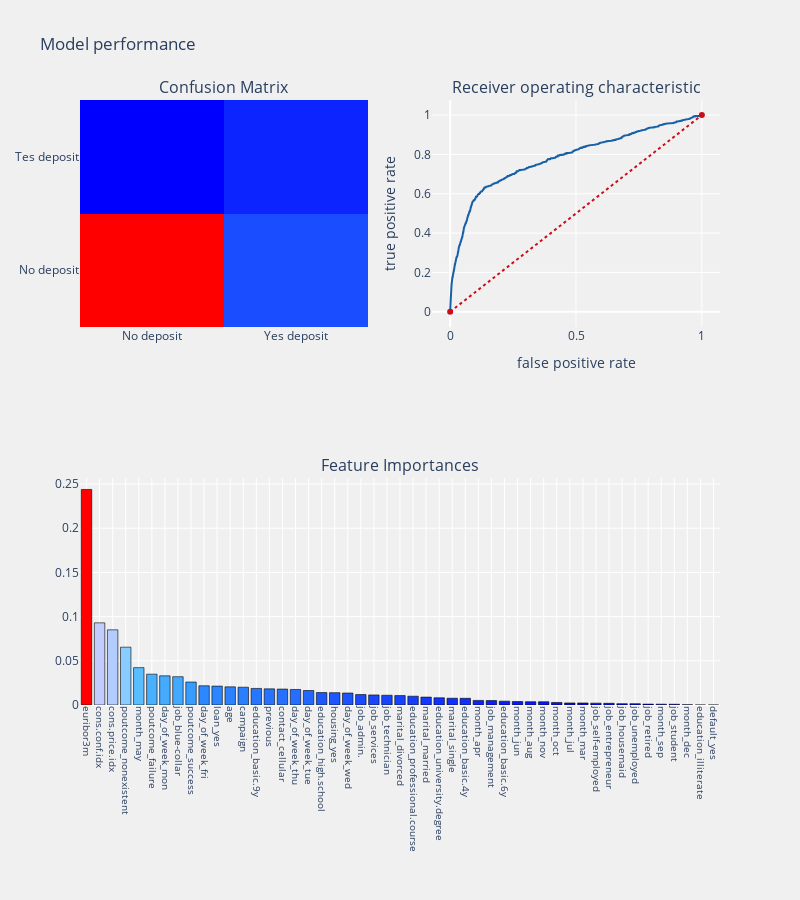

This figure's notebook cell:
### Markdown cell above
## Model 3: Random Forest (SMOTE)

### Code cell
bmo_prediction(rf1,X_res,testX,y_res,testY,
                         trainX.columns,"features")

### Figure 1 — Plotly figure (JSON) as saved in the notebook; plotly's stock layout.template omitted (floating-point values rounded to 4 significant figures; data arrays with more than 128 entries replaced by an {"elided": "..."} marker saying what was removed)
{"data": [{"colorscale": [[0, "rgb(0,0,255)"], [0.1, "rgb(51,153,255)"], [0.2, "rgb(102,204,255)"], [0.3, "rgb(153,204,255)"], [0.4, "rgb(204,204,255)"], [0.5, "rgb(255,255,255)"], [0.6, "rgb(255,204,255)"], [0.7, "rgb(255,153,255)"], [0.8, "rgb(255,102,204)"], [0.9, "rgb(255,102,102)"], [1, "rgb(255,0,0)"]], "name": "matrix", "showscale": false, "type": "heatmap", "x": ["No deposit", "Yes deposit"], "xaxis": "x", "y": ["No deposit", "Tes deposit"], "yaxis": "y", "z": [[6547, 720], [413, 558]]}, {"line": {"color": "rgb(22, 96, 167)", "width": 2}, "name": "Roc : 0.7377936347839938", "type": "scatter", "x": {"elided": "1447 float values"}, "xaxis": "x2", "y": {"elided": "1447 float values"}, "yaxis": "y2"}, {"line": {"color": "rgb(205, 12, 24)", "dash": "dot", "width": 2}, "type": "scatter", "x": [0, 1], "xaxis": "x2", "y": [0, 1], "yaxis": "y2"}, {"marker": {"color": [0.2438, 0.09294, 0.08504, 0.0654, 0.04227, 0.03487, 0.033, 0.03201, 0.02597, 0.02174, 0.02136, 0.02052, 0.02013, 0.01874, 0.01825, 0.018, 0.01758, 0.01636, 0.01404, 0.01394, 0.01353, 0.01179, 0.01138, 0.01102, 0.01065, 0.009947, 0.008925, 0.008158, 0.007641, 0.007551, 0.005187, 0.005016, 0.00436, 0.003919, 0.003718, 0.003677, 0.002903, 0.002341, 0.002293, 0.002086, 0.001935, 0.001469, 0.001467, 0.001004, 0.0009213, 0.0008501, 0.0002803, 3.937e-06, 1.858e-07], "colorscale": [[0, "rgb(0,0,255)"], [0.1, "rgb(51,153,255)"], [0.2, "rgb(102,204,255)"], [0.3, "rgb(153,204,255)"], [0.4, "rgb(204,204,255)"], [0.5, "rgb(255,255,255)"], [0.6, "rgb(255,204,255)"], [0.7, "rgb(255,153,255)"], [0.8, "rgb(255,102,204)"], [0.9, "rgb(255,102,102)"], [1, "rgb(255,0,0)"]], "line": {"color": "black", "width": 0.6}}, "name": "coefficients", "type": "bar", "x": ["euribor3m", "cons.conf.idx", "cons.price.idx", "poutcome_nonexistent", "month_may", "poutcome_failure", "day_of_week_mon", "job_blue-collar", "poutcome_success", "day_of_week_fri", "loan_yes", "age", "campaign", "education_basic.9y", "previous", "contact_cellular", "day_of_week_thu", "day_of_week_tue", "education_high.school", "housing_yes", "day_of_week_wed", "job_admin.", "job_services", "job_technician", "marital_divorced", "education_professional.course", "marital_married", "education_university.degree", "marital_single", "education_basic.4y", "month_apr", "job_management", "education_basic.6y", "month_jun", "month_aug", "month_nov", "month_oct", "month_jul", "month_mar", "job_self-employed", "job_entrepreneur", "job_housemaid", "job_unemployed", "job_retired", "month_sep", "job_student", "month_dec", "education_illiterate", "default_yes"], "xaxis": "x3", "y": [0.2438, 0.09294, 0.08504, 0.0654, 0.04227, 0.03487, 0.033, 0.03201, 0.02597, 0.02174, 0.02136, 0.02052, 0.02013, 0.01874, 0.01825, 0.018, 0.01758, 0.01636, 0.01404, 0.01394, 0.01353, 0.01179, 0.01138, 0.01102, 0.01065, 0.009947, 0.008925, 0.008158, 0.007641, 0.007551, 0.005187, 0.005016, 0.00436, 0.003919, 0.003718, 0.003677, 0.002903, 0.002341, 0.002293, 0.002086, 0.001935, 0.001469, 0.001467, 0.001004, 0.0009213, 0.0008501, 0.0002803, 3.937e-06, 1.858e-07], "yaxis": "y3"}], "layout": {"annotations": [{"font": {"size": 16}, "showarrow": false, "text": "Confusion Matrix", "x": 0.225, "xanchor": "center", "xref": "paper", "y": 1, "yanchor": "bottom", "yref": "paper"}, {"font": {"size": 16}, "showarrow": false, "text": "Receiver operating characteristic", "x": 0.775, "xanchor": "center", "xref": "paper", "y": 1, "yanchor": "bottom", "yref": "paper"}, {"font": {"size": 16}, "showarrow": false, "text": "Feature Importances", "x": 0.5, "xanchor": "center", "xref": "paper", "y": 0.375, "yanchor": "bottom", "yref": "paper"}], "autosize": false, "height": 900, "margin": {"b": 195}, "paper_bgcolor": "rgba(240,240,240, 0.95)", "plot_bgcolor": "rgba(240,240,240, 0.95)", "showlegend": false, "title": {"text": "Model performance"}, "width": 800, "xaxis": {"anchor": "y", "domain": [0, 0.45]}, "xaxis2": {"anchor": "y2", "domain": [0.55, 1], "title": {"text": "false positive rate"}}, "xaxis3": {"anchor": "y3", "domain": [0, 1], "showgrid": true, "tickangle": 90, "tickfont": {"size": 10}}, "yaxis": {"anchor": "x", "domain": [0.625, 1]}, "yaxis2": {"anchor": "x2", "domain": [0.625, 1], "title": {"text": "true positive rate"}}, "yaxis3": {"anchor": "x3", "domain": [0, 0.375]}}}
